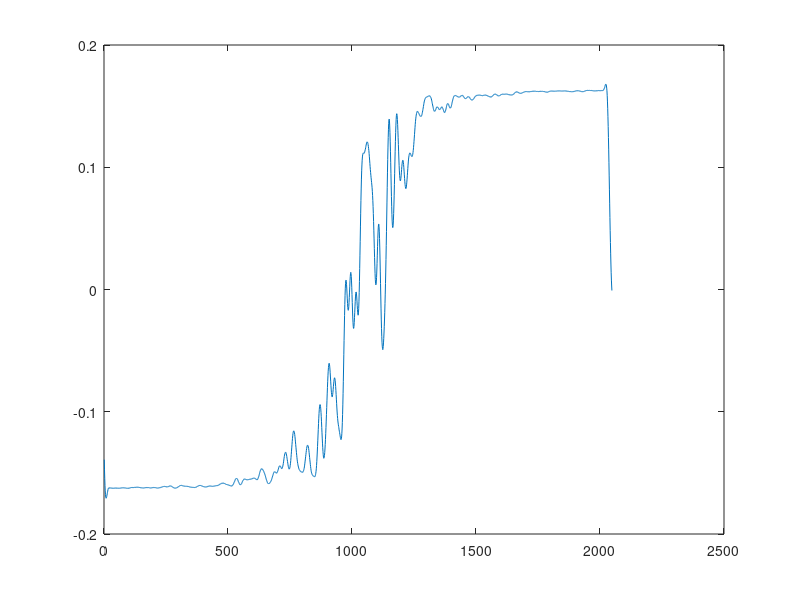
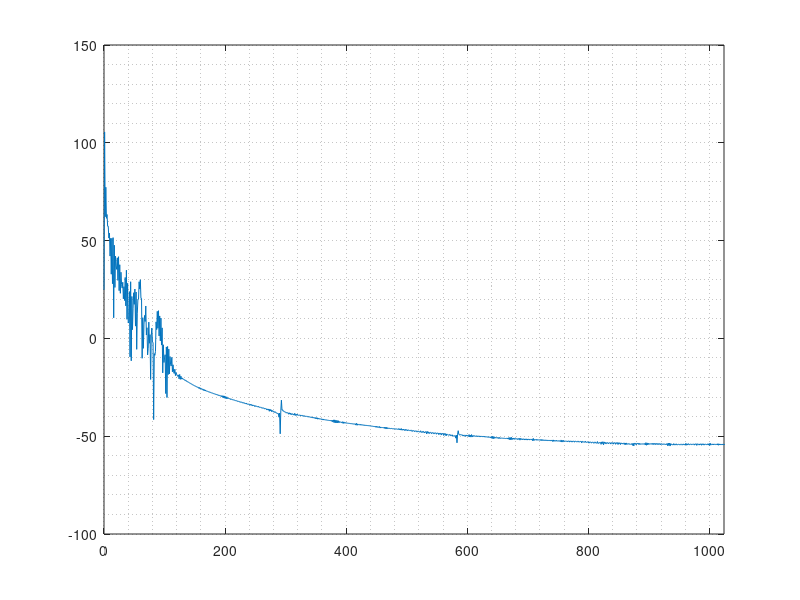
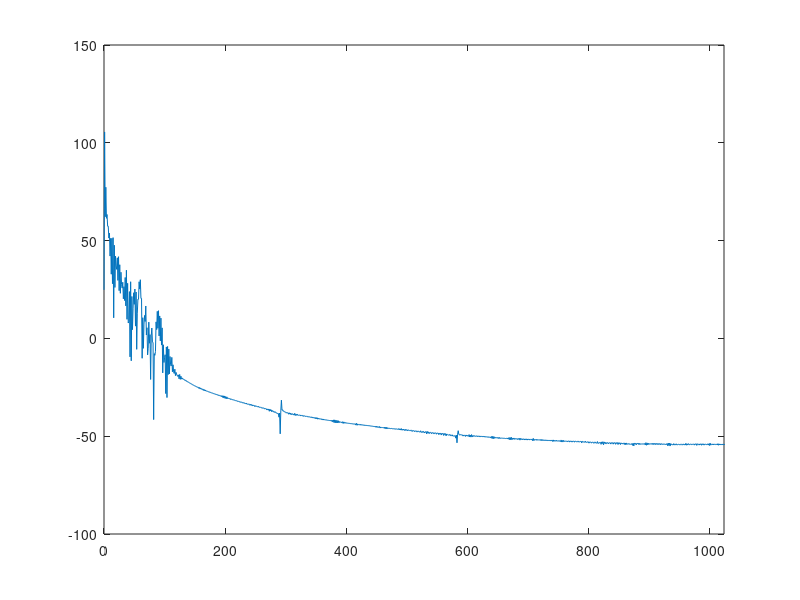

Recreate these plots in MATLAB, in order.
clc
clear all;
close all;
load('LPF_WT.mat');
%wavetable 1-----------------------------------
load('wavetable1.mat');
% figure(1)
% plot(C);
%interpolar por factor 512
C = interp(C,512);
% figure(2)
% plot(C);
%decimar por factor 73
C= downsample(C,73)

plot(C);
figure();
plot([0:2047],20*log(abs(fft(C))))
xlim([0,1024])
grid minor
% C = [C C C]
% C = filter(LPF_WT,C);
% C = C(2384:4431);
% figure();
% plot(C)
figure();
plot([0:2047],20*log(abs(fft(C))))
xlim([0,1024])
save('wavetable_ready_1.mat','C')
%wavetable 1-----------------------------------